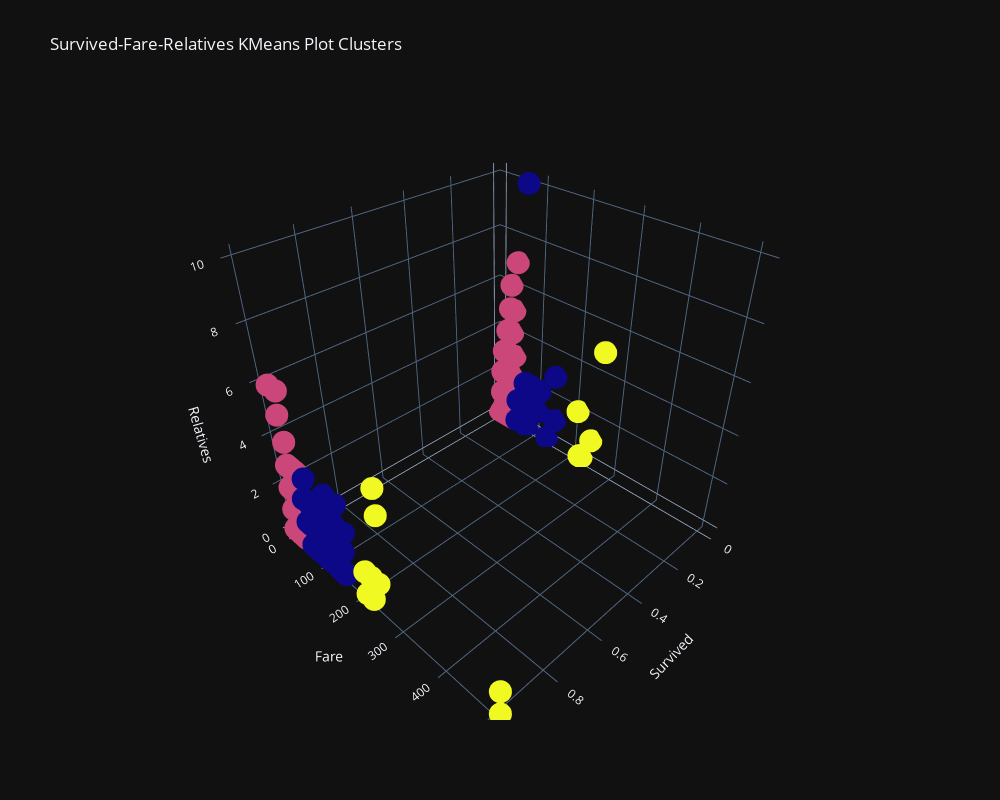

Write notebook code for a chart like this one.
### Code cell
fig = px.scatter_3d(
    df, x='Survived', y='Fare', z='Relatives',
    color=kmeans.labels_, hover_data=['Sex', 'Age', 'EmbarkedValue'],
    width=1000, height=800,
    title='Survived-Fare-Relatives KMeans Plot Clusters'
)
fig.update(layout_coloraxis_showscale=False)
fig.show()

### Figure 1 — Plotly figure (JSON) as saved in the notebook; plotly's stock layout.template omitted (floating-point values rounded to 4 significant figures; data arrays with more than 128 entries replaced by an {"elided": "..."} marker saying what was removed)
{"data": [{"customdata": {"elided": "891x3 mixed values"}, "hovertemplate": "Survived=%{x}<br>Fare=%{y}<br>Relatives=%{z}<br>Sex=%{customdata[0]}<br>Age=%{customdata[1]}<br>EmbarkedValue=%{customdata[2]}<br>color=%{marker.color}<extra></extra>", "legendgroup": "", "marker": {"color": {"elided": "891 int values"}, "coloraxis": "coloraxis", "symbol": "circle"}, "mode": "markers", "name": "", "scene": "scene", "showlegend": false, "type": "scatter3d", "x": {"elided": "891 int values"}, "y": {"elided": "891 float values"}, "z": {"elided": "891 int values"}}], "layout": {"coloraxis": {"colorbar": {"title": {"text": "color"}}, "colorscale": [[0, "#0d0887"], [0.1111, "#46039f"], [0.2222, "#7201a8"], [0.3333, "#9c179e"], [0.4444, "#bd3786"], [0.5556, "#d8576b"], [0.6667, "#ed7953"], [0.7778, "#fb9f3a"], [0.8889, "#fdca26"], [1, "#f0f921"]], "showscale": false}, "height": 800, "legend": {"tracegroupgap": 0}, "scene": {"domain": {"x": [0, 1], "y": [0, 1]}, "xaxis": {"title": {"text": "Survived"}}, "yaxis": {"title": {"text": "Fare"}}, "zaxis": {"title": {"text": "Relatives"}}}, "title": {"text": "Survived-Fare-Relatives KMeans Plot Clusters"}, "width": 1000}}
